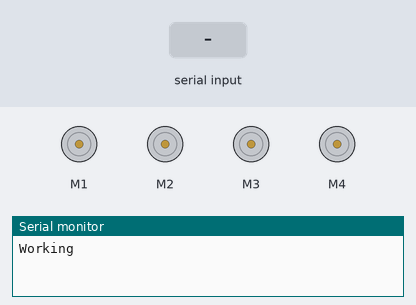
Recording of a sketch running on a simulated Arduino Uno, built with avr-gcc and run on an emulated ATmega328P. Shown: 4 × DC motor (green arrow = forward, orange = backward, longer = faster), the last lines printed to the serial monitor. The inputs (shaded band) are chosen by the test bench.

Above: at 1.2 s.
1.3 s: "1" received over Serial
At 1.7 s:
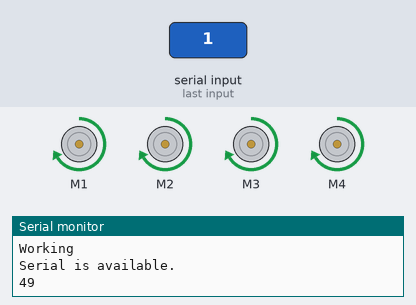
2.8 s: "2" received over Serial
At 6.0 s:
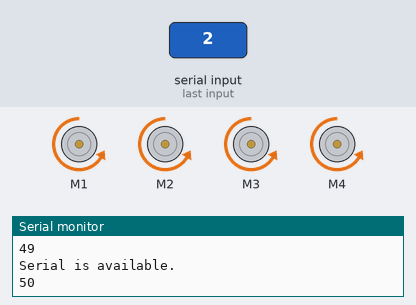
Timing chart, 0 to 10.8 s (numbered marks = the images above; inputs shaded):
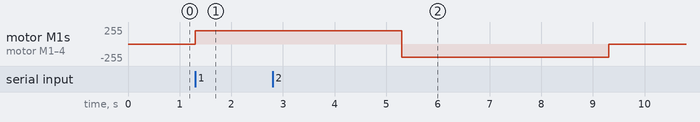

The sketch:

gas-bot.ino
```cpp
#include <AFMotor.h>

AF_DCMotor motor1(1, MOTOR12_8KHZ);
AF_DCMotor motor2(2, MOTOR12_8KHZ);
AF_DCMotor motor3(3, MOTOR12_8KHZ);
AF_DCMotor motor4(4, MOTOR12_8KHZ);

void forward(){
  motor1.run(FORWARD);
  motor2.run(FORWARD);
  motor3.run(FORWARD);
  motor4.run(FORWARD);
  delay(4000);
  motor1.run(RELEASE);
  motor2.run(RELEASE);
  motor3.run(RELEASE);
  motor4.run(RELEASE);
}

void backward(){
  motor1.run(BACKWARD);
      motor2.run(BACKWARD);
      motor3.run(BACKWARD);
      motor4.run(BACKWARD);
      delay(4000);
      motor1.run(RELEASE);
      motor2.run(RELEASE);
      motor3.run(RELEASE);
      motor4.run(RELEASE);
}

void left(){
  motor1.run(FORWARD);
      motor2.run(BACKWARD);
      motor3.run(FORWARD);
      motor4.run(BACKWARD);
      delay(4000);
      motor1.run(RELEASE);
      motor2.run(RELEASE);
      motor3.run(RELEASE);
      motor4.run(RELEASE);
}

void right(){
  motor1.run(BACKWARD);
      motor2.run(FORWARD);
      motor3.run(BACKWARD);
      motor4.run(FORWARD);
      delay(4000);
      motor1.run(RELEASE);
      motor2.run(RELEASE);
      motor3.run(RELEASE);
      motor4.run(RELEASE);
}
int val;
int gsens;
void setup() {
  // put your setup code here, to run once:
  motor1.setSpeed(200);
  motor2.setSpeed(200);
  motor3.setSpeed(200);
  motor4.setSpeed(200);
  Serial.begin(9600);
  Serial.println("Working\n");
}

int actions[4];

void loop() {
  // put your main code here, to run repeatedly:

  if(Serial.available()){
    Serial.println("Serial is available.");
    val=Serial.read();
    Serial.println(val);
    if(val==49){ //fwd
      motor1.run(FORWARD);
      motor2.run(FORWARD);
      motor3.run(FORWARD);
      motor4.run(FORWARD);
      delay(4000);
      motor1.run(RELEASE);
      motor2.run(RELEASE);
      motor3.run(RELEASE);
      motor4.run(RELEASE);
    }
    if(val==50){ //back
      motor1.run(BACKWARD);
      motor2.run(BACKWARD);
      motor3.run(BACKWARD);
      motor4.run(BACKWARD);
      delay(4000);
      motor1.run(RELEASE);
      motor2.run(RELEASE);
      motor3.run(RELEASE);
      motor4.run(RELEASE);
    }
    if(val==51){ //right
      motor1.run(BACKWARD);
      motor2.run(FORWARD);
      motor3.run(BACKWARD);
      motor4.run(FORWARD);
      delay(4000);
      motor1.run(RELEASE);
      motor2.run(RELEASE);
      motor3.run(RELEASE);
      motor4.run(RELEASE);
    }
    if(val==52){ //left
      motor1.run(FORWARD);
      motor2.run(BACKWARD);
      motor3.run(FORWARD);
      motor4.run(BACKWARD);
      delay(4000);
      motor1.run(RELEASE);
      motor2.run(RELEASE);
      motor3.run(RELEASE);
      motor4.run(RELEASE);
    }
  }
}
```

Measured:
- after the input at 1.3 s, motor M1–4: stopped → forward 200/255 at once
- after the input at 2.8 s, motor M1–4: forward 200/255 → backward 200/255 after 2.5 s, → stopped 4.0 s later
